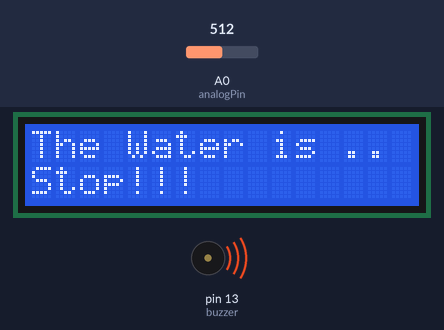
This sketch was run on a simulated Arduino Uno, built with avr-gcc and run on an emulated ATmega328P. Shown: 16×2 character LCD, buzzer (waves = sounding). The inputs (shaded band) are chosen by the test bench; at power-on: A0 (analogPin) = 512. What the sketch prints to the serial monitor is not drawn.

Above: at 1.2 s.
1.3 s: A0 (analogPin) set to 485
At 2.3 s:
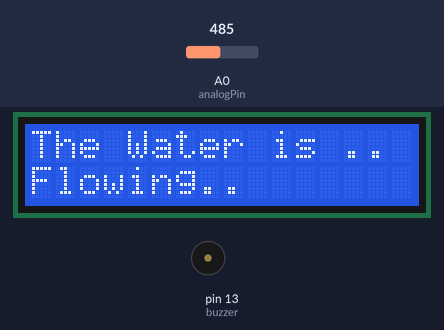
3.1 s: A0 (analogPin) set to 510
At 4.3 s:
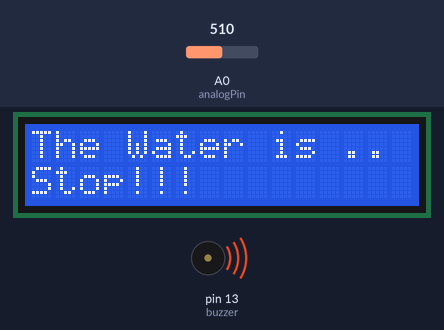
4.6 s: A0 (analogPin) set to 490
At 5.6 s:
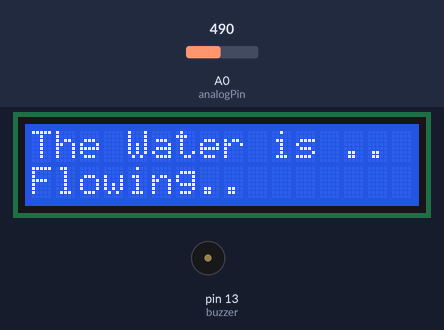
Timing chart, 0 to 7.6 s (numbered marks = the images above; inputs shaded):
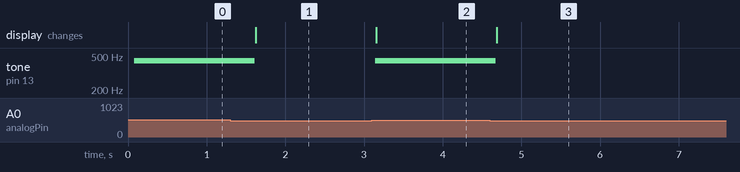

Measured:
- the behaviour switches between 501 and 500 on A0 (analogPin) (found by bisection; images 0 and 1)
- after the input at 1.3 s, tone on pin 13 (buzzer): 440 Hz → silent after 0.31 s; the display: changes after 0.32 s (image 1)
- after the input at 3.1 s, tone on pin 13 (buzzer): silent → 440 Hz at once; the display: changes after 0.05 s (image 2)
- after the input at 4.6 s, tone on pin 13 (buzzer): 440 Hz → silent after 0.07 s; the display: changes after 0.08 s (image 3)

The sketch:

water_saving.ino
```cpp
#include <LiquidCrystal_I2C.h>

LiquidCrystal_I2C lcd(0x27, 16, 2); // Set the LCD I2C

int analogPin = 0;    // 워터센서 analog port 0 연결 선언
int buzzer = 13;         // 부저. 디지털 13번 포트 연결 선언
int val = 0;          // 전류변화값 변수선언
int tones = 440;
void setup ()
{
  lcd.init();
  lcd.backlight();
  lcd.setCursor(0,0);

  lcd.print("The Water is ..");
  pinMode(buzzer, OUTPUT);            // 디지털 13번 포트를 LED OUTPUT 으로 설정
  Serial.begin (9600);           // 시리얼모니터 설정
}

void loop() // 계속 체크해야 하는 부분
{
  val = analogRead(analogPin);   // analogPin 의 변화값(전류값)을 읽음

  if (val > 500)                 // val(전류) 값이 500이 넘으면 (센서 중간정도까지 물이 차올랐을 때)
  {
      tone(buzzer, tones);   // 부저 작동(굉장히 시끄럽고 위험한 소리)
      lcd.setCursor(0,1);
      lcd.print("Stop!!!    "); // 물을 채우는 것을 멈춰야 합니다!
  }
  else                           // val 값이 500이하면
  {
      noTone(buzzer);    // 부저 미작동
      lcd.setCursor(0,1);
      lcd.print("Flowing.."); // 물을 더 채워야 합니다.
  }

  Serial.println(val);      // 시리얼모니터에 전류값 표시(로그 찍기 위함)
  delay (500); // 0.5초 대기.
}
```
